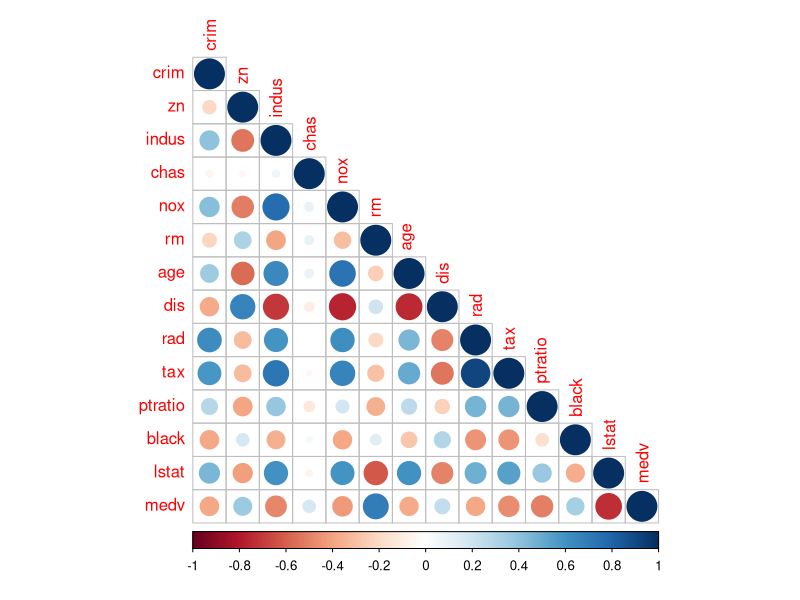
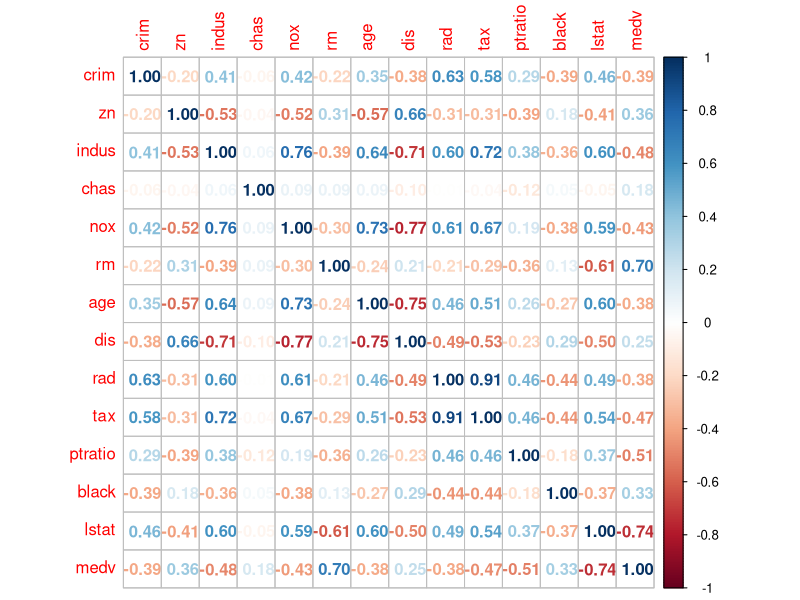

Recreate these plots in R, in order.
#Use Case:
#Predict the price of new apartments

#Package Used
library(MASS)
data("Boston")

#To View the Boston Package
View(Boston)

#Help File
?Boston

#Structure
str(Boston)

#Summary
summary(Boston)

#To Split the Data into Train and Test
nrow(Boston)

#Logic to Split the data - Version1
library("caTools")
split <- sample.split(Boston$medv,SplitRatio = 0.7)

training_data <- subset(Boston,split == "TRUE")
testing_data <- subset(Boston,split == "FALSE")


#Logic to split the data - Version2
trainData <- Boston[1:300,]
testData <- Boston[301:505,]

#Finding the Corelation in the Data Set
cr <- cor(Boston)
library(corrplot)
corrplot(cr,type = "lower")
corrplot(cr,method = "number")
#Tax rad are highly corealted

library(car)
#Building The Model
model <- lm(medv ~ .,data = trainData)
vif(model)
summary(model)

#Building The Model
model_1 <- lm(medv ~ . ,data = training_data)

#How To find Multicollinearity
vif(model_1)

#Building The Model(Different way)
model_1 <- lm(medv ~ crim + zn + indus + chas + nox + rm
              + age + dis + rad + tax + ptratio + black + lstat,data = training_data)

summary(model_1)

#Building The Model(Different way)
model_2 <- lm(medv ~ crim + zn  + chas + nox + rm
              + dis  + rad + ptratio + black + lstat,data = training_data)

summary(model_2)


#To predict on the Test Data Set
predict_linear_Model <- predict(model_1,testing_data)
predict_linear_Model
